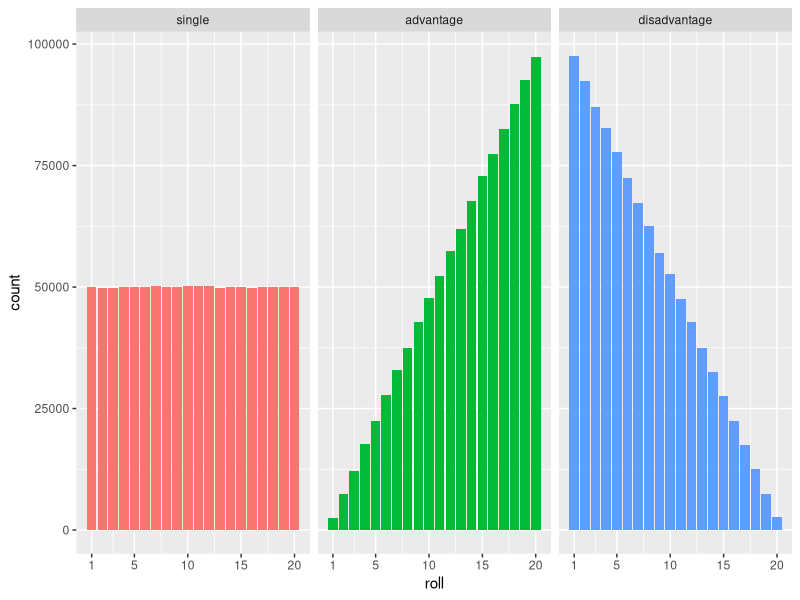
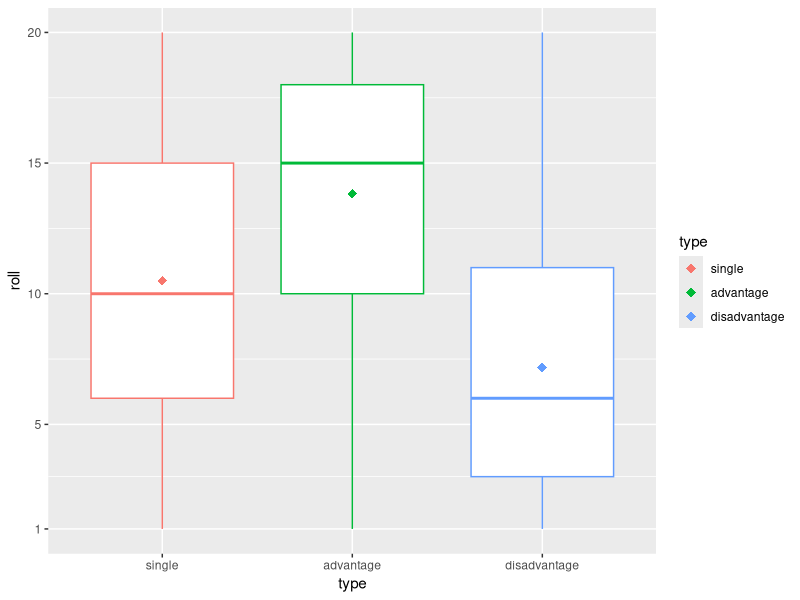
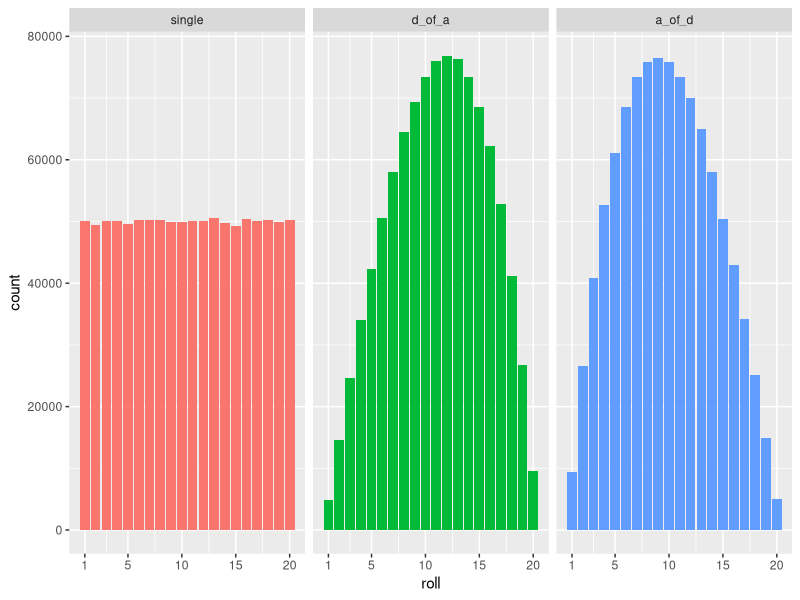
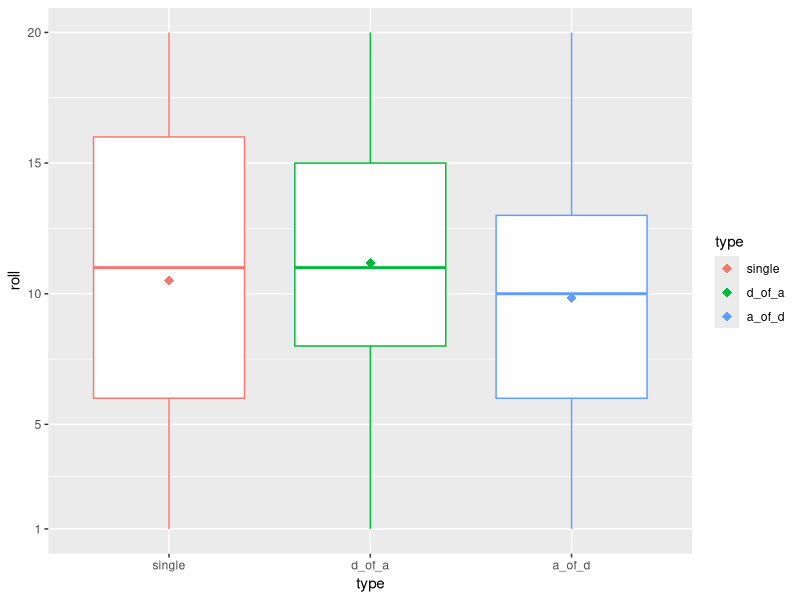

Source code (R) for these figures, in order:
## ---- chunk 1
N <- 1000000
roll1 <- sample(1:20, N, replace=T)
roll2 <- sample(1:20, N, replace=T)
rolls <- data.frame(single=roll1, advantage=pmax(roll1, roll2), disadvantage=pmin(roll1, roll2))
summary(rolls)
## ---- chunk 2
library(reshape2)
r <- melt(rolls, id.vars=NULL)
names(r) <- c("type", "roll")
library(ggplot2)
p <- ggplot(r, aes(roll, fill=type)) + geom_bar(show.legend=F) + scale_x_continuous(breaks=c(1, 5, 10, 15, 20))
p + facet_grid(. ~ type)
## ---- chunk 3
ggplot(r, aes(type, roll, color=type)) + geom_boxplot(show.legend=F) + stat_summary(fun.y=mean, geom="point", shape=18, size=3) + scale_y_continuous(breaks=c(1, 5, 10, 15, 20))
## ---- chunk 4
N <- 1000000
roll1 <- sample(1:20, N, replace=T)
roll2 <- sample(1:20, N, replace=T)
roll3 <- sample(1:20, N, replace=T)
roll4 <- sample(1:20, N, replace=T)
rolls <- data.frame(single=roll1, d_of_a=pmin(pmax(roll1, roll2), pmax(roll3, roll4)), a_of_d=pmax(pmin(roll1, roll2), pmin(roll3, roll4)))
summary(rolls)
## ---- chunk 5
r <- melt(rolls, id.vars=NULL)
names(r) <- c("type", "roll")
p <- ggplot(r, aes(roll, fill=type)) + geom_bar(show.legend=F) + scale_x_continuous(breaks=c(1, 5, 10, 15, 20))
p + facet_grid(. ~ type)
## ---- chunk 6
ggplot(r, aes(type, roll, color=type)) + geom_boxplot(show.legend=F) + stat_summary(fun.y=mean, geom="point", shape=18, size=3) + scale_y_continuous(breaks=c(1, 5, 10, 15, 20))
